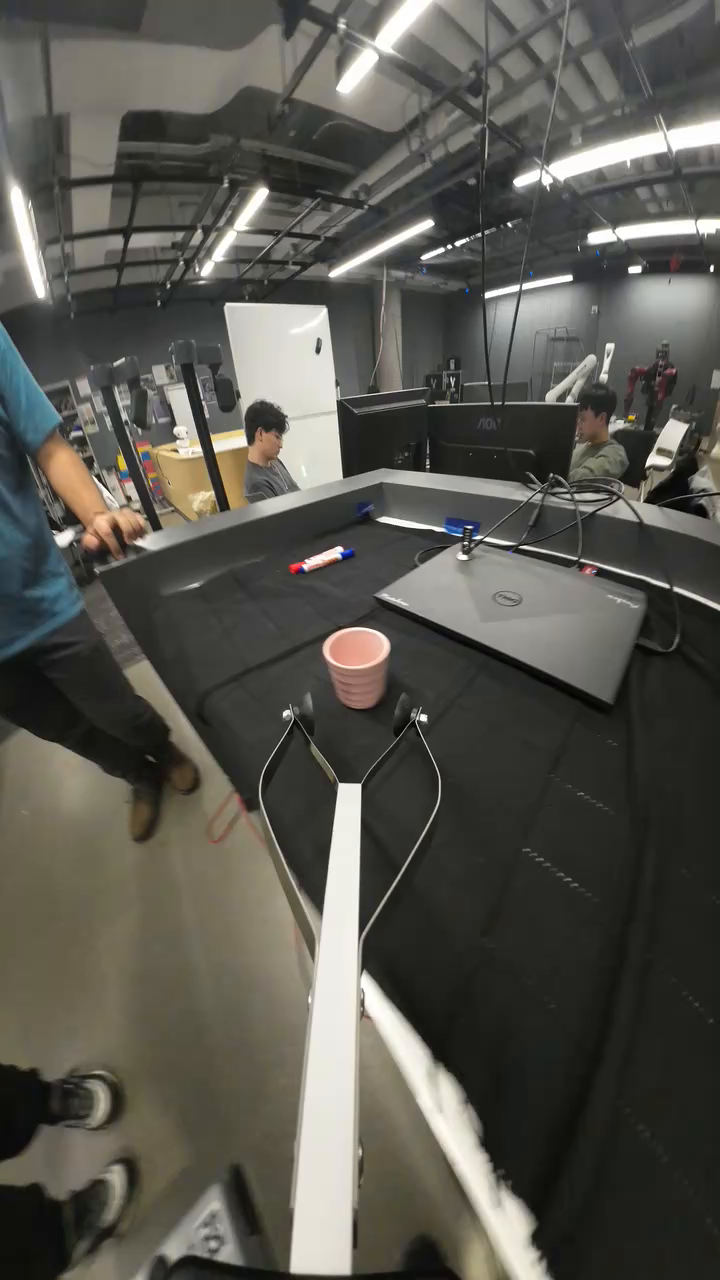
#> input picture data/run1/frames/00001.png, 720 x 1280 px; its folder holds only this picture in this run
$ python resize.py
#> lines starting #> are read from the running program, lines starting #| are printed output that depends on the picture
import numpy as np

import cv2

import os
import glob

for path in glob.glob('frames/*.png'):
    img = cv2.imread(path)
#> img is the input picture: shape (1280, 720, 3); mean B, G, R 79.4, 85.9, 87.6
    img = cv2.rotate(img, cv2.ROTATE_90_CLOCKWISE)
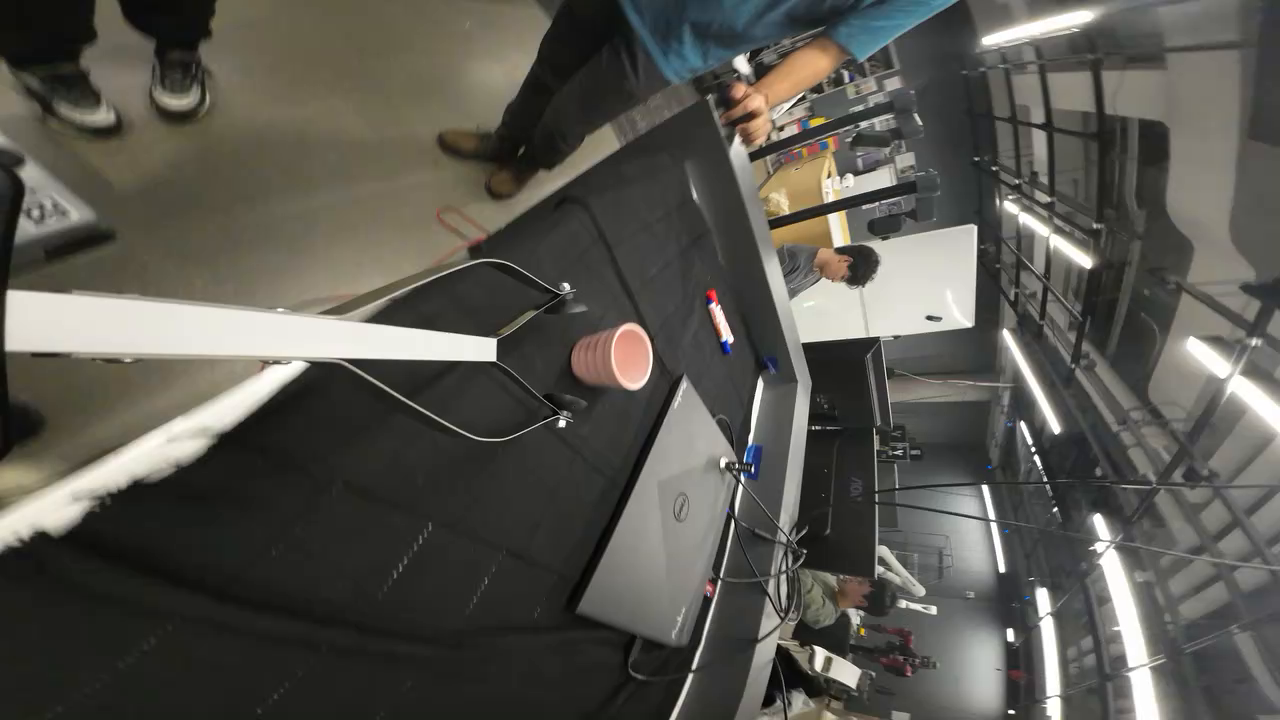
#> img: shape (720, 1280, 3); mean B, G, R 79.4, 85.9, 87.6
    img = cv2.resize(img, (1920, 1080))
#> img: shape (1080, 1920, 3)
    cv2.imwrite(path, img)

$ run again, on data/run1/frames/00005.png
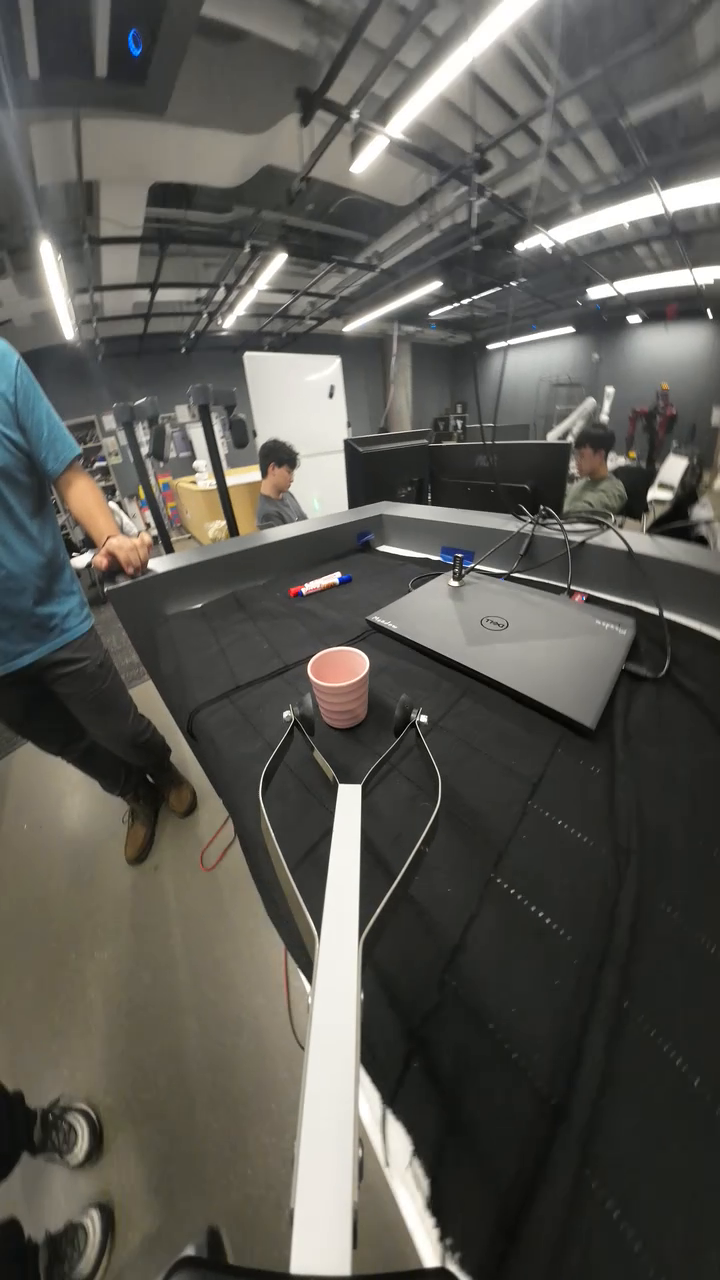
#> input picture data/run1/frames/00005.png, 720 x 1280 px
#> img is the input picture: shape (1280, 720, 3); mean B, G, R 82.8, 88.6, 89.9
#> `img = cv2.rotate(img, cv2.ROTATE_90_CLOCKWISE)`:
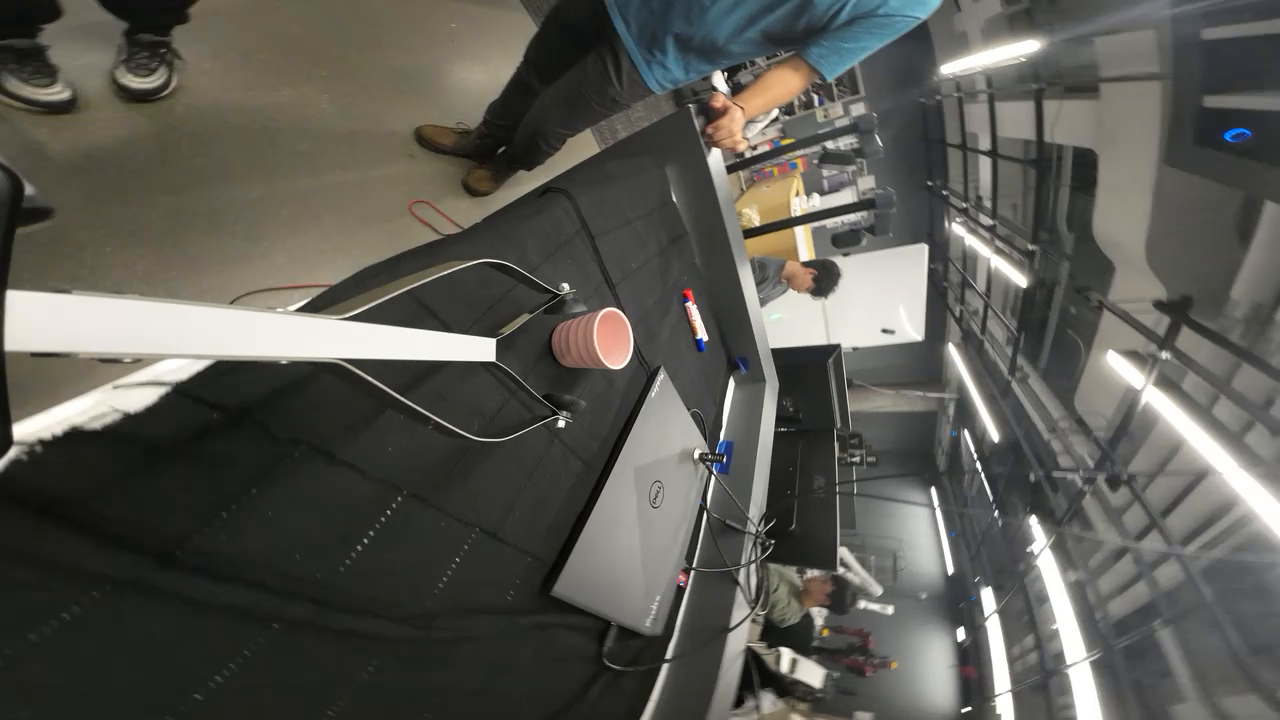
#> img: shape (720, 1280, 3); mean B, G, R 82.8, 88.6, 89.9

$ run again, on data/run1/frames/00006.png
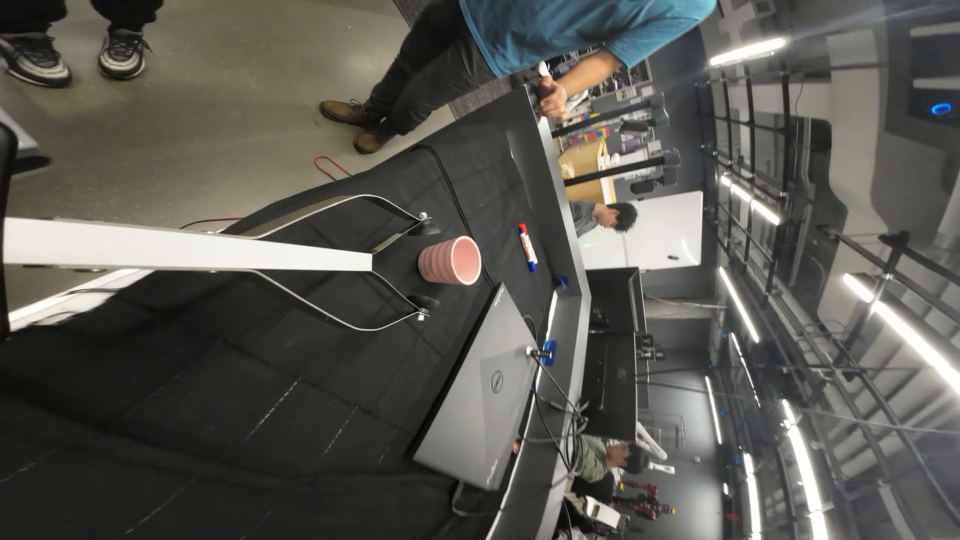
#> input picture data/run1/frames/00006.png, 1920 x 1080 px (shown at 1/2 size)
#> img is the input picture: shape (1080, 1920, 3); mean B, G, R 82.4, 88.1, 89.4
#> `img = cv2.rotate(img, cv2.ROTATE_90_CLOCKWISE)`:
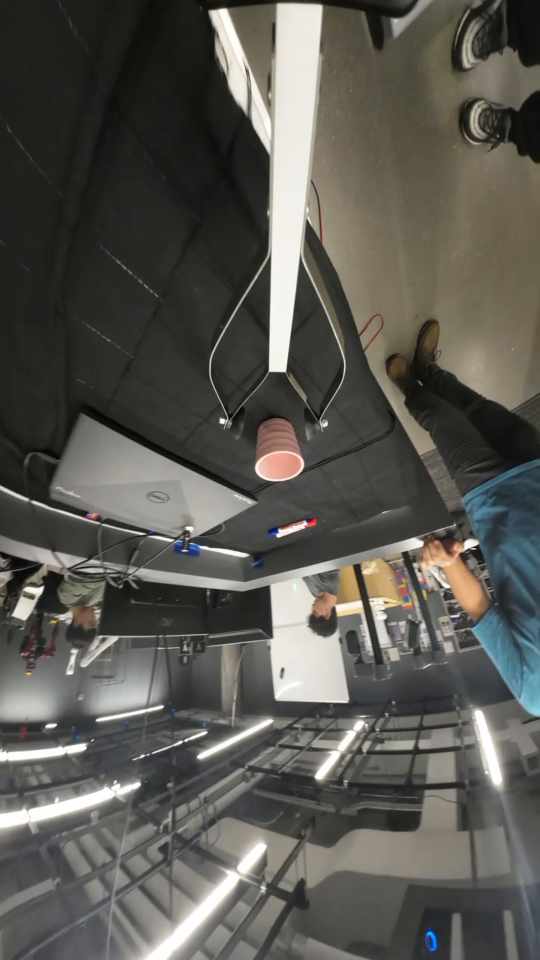
#> img: shape (1920, 1080, 3) (shown at 1/2 size); mean B, G, R 82.4, 88.1, 89.4
#> `img = cv2.resize(img, (1920, 1080))`:
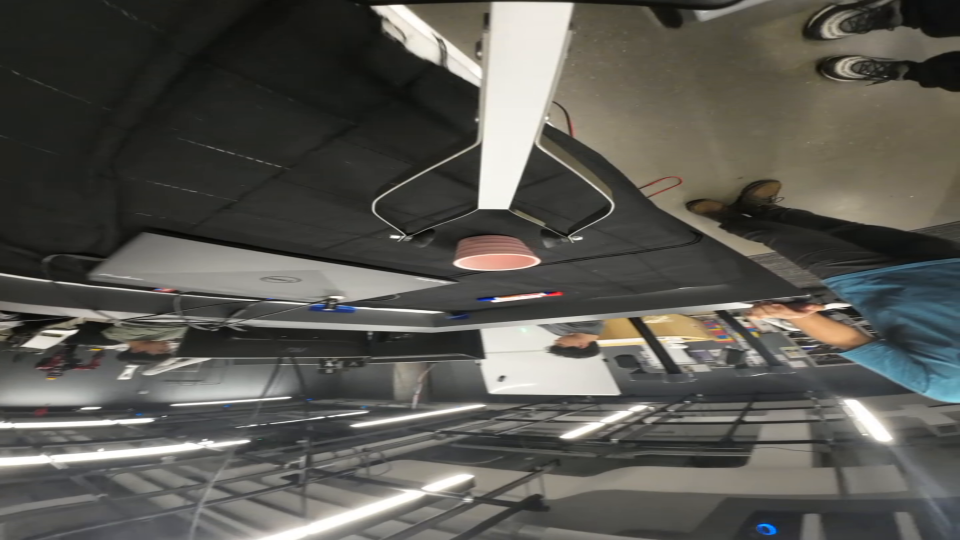
#> img: shape (1080, 1920, 3) (shown at 1/2 size); mean B, G, R 82.3, 88, 89.3

$ run again, on data/run1/frames/00007.png
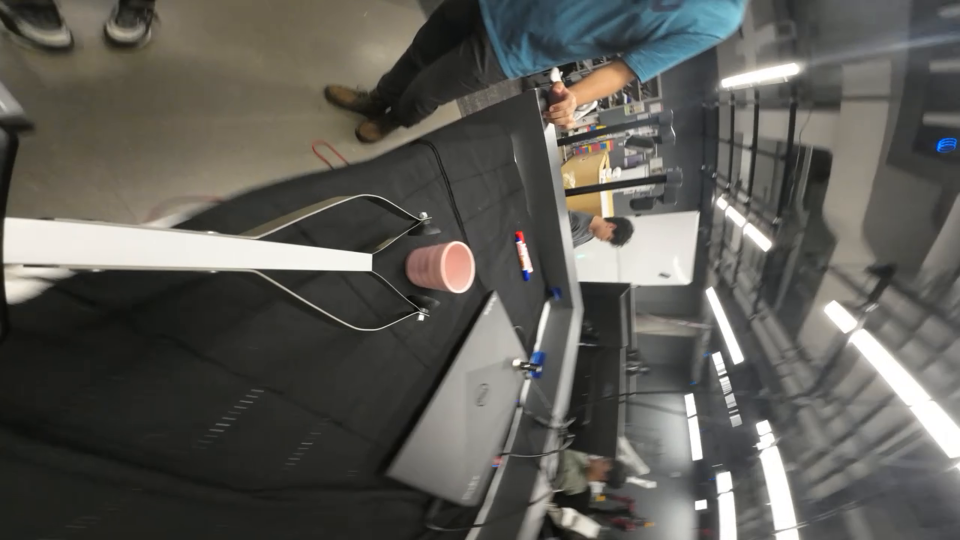
#> input picture data/run1/frames/00007.png, 1920 x 1080 px (shown at 1/2 size)
#> img is the input picture: shape (1080, 1920, 3); mean B, G, R 85.5, 90.9, 92.2
#> `img = cv2.rotate(img, cv2.ROTATE_90_CLOCKWISE)`:
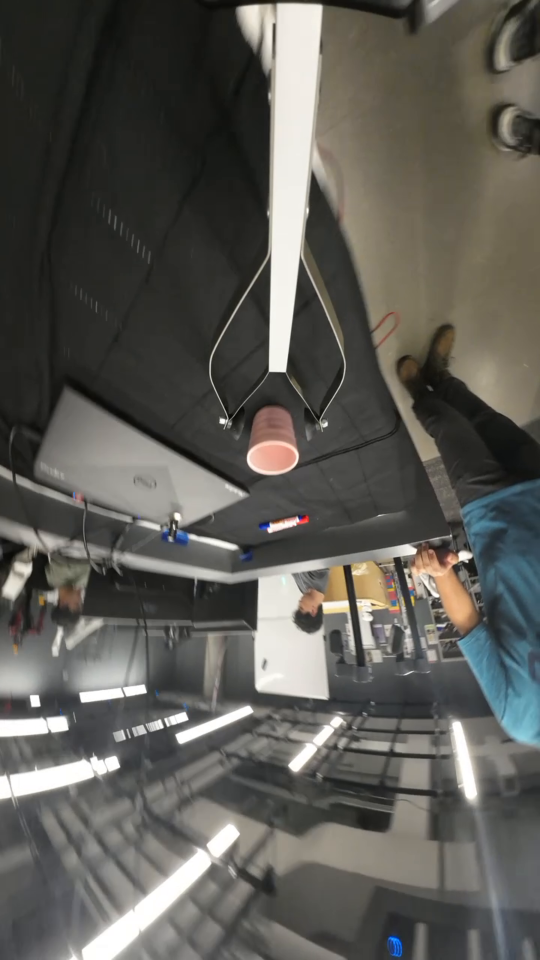
#> img: shape (1920, 1080, 3) (shown at 1/2 size); mean B, G, R 85.5, 90.9, 92.2
#> `img = cv2.resize(img, (1920, 1080))`:
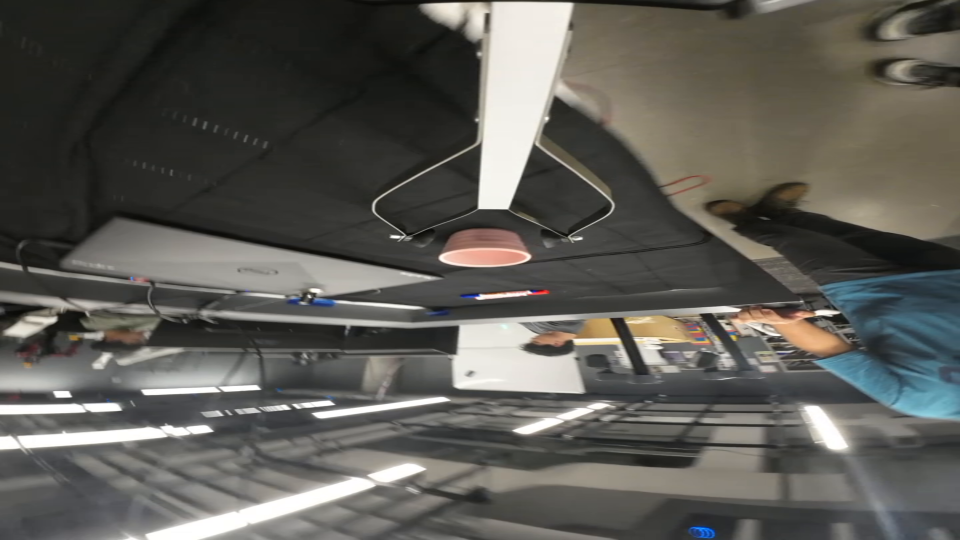
#> img: shape (1080, 1920, 3) (shown at 1/2 size); mean B, G, R 85.5, 90.8, 92.1

$ run again, on data/run1/frames/00002.png
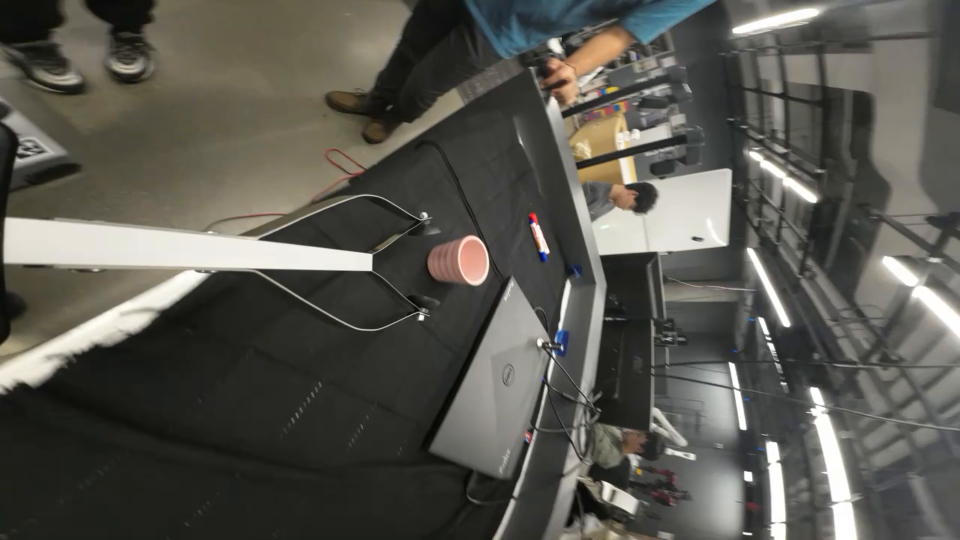
#> input picture data/run1/frames/00002.png, 1920 x 1080 px (shown at 1/2 size)
#> img is the input picture: shape (1080, 1920, 3); mean B, G, R 80.1, 86.7, 88.3
#> `img = cv2.rotate(img, cv2.ROTATE_90_CLOCKWISE)`:
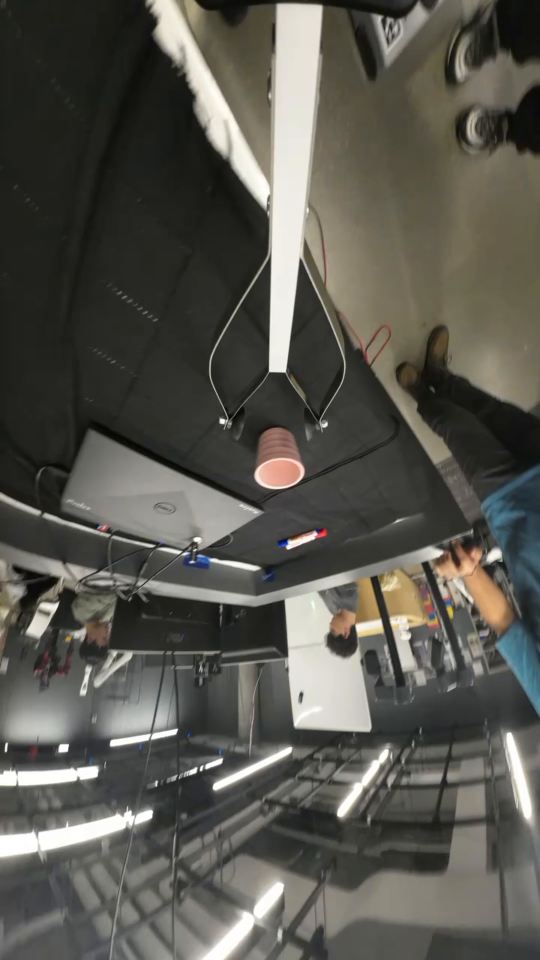
#> img: shape (1920, 1080, 3) (shown at 1/2 size); mean B, G, R 80.1, 86.7, 88.3
#> `img = cv2.resize(img, (1920, 1080))`:
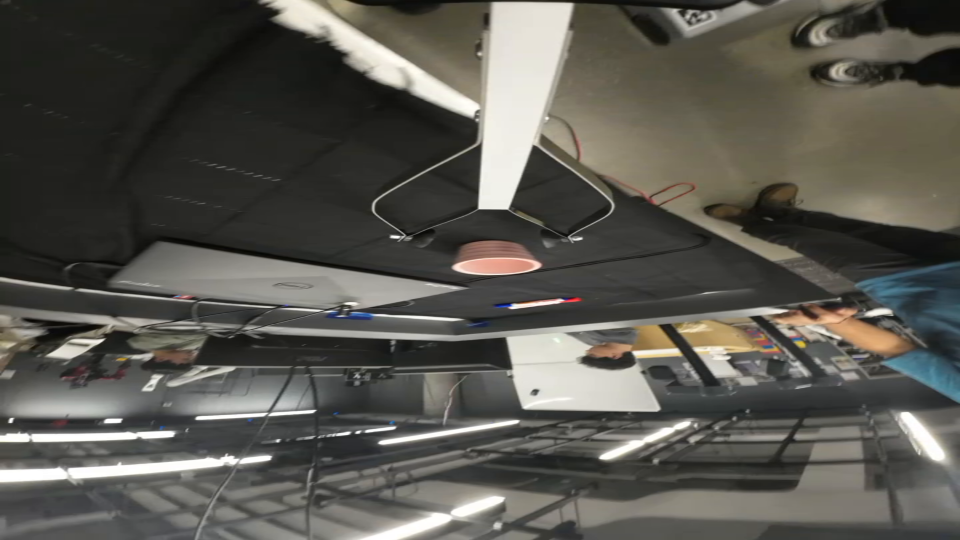
#> img: shape (1080, 1920, 3) (shown at 1/2 size); mean B, G, R 80.1, 86.6, 88.3
